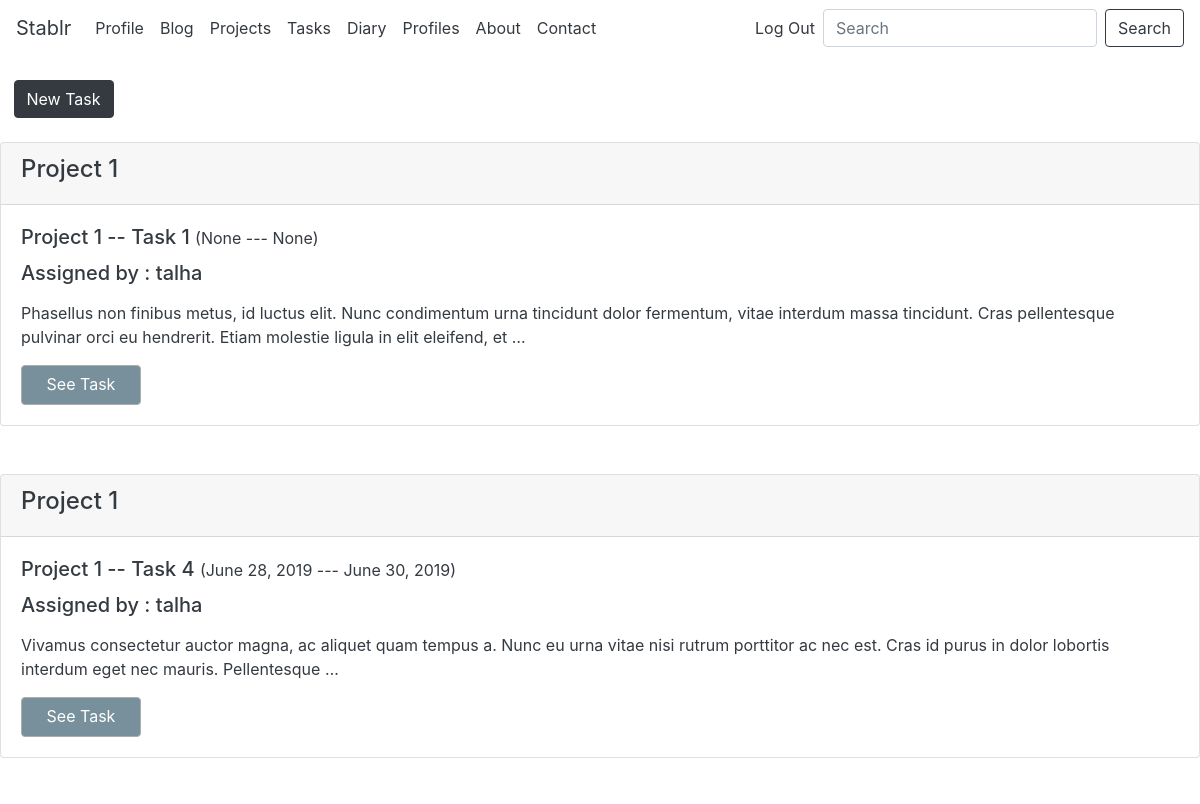
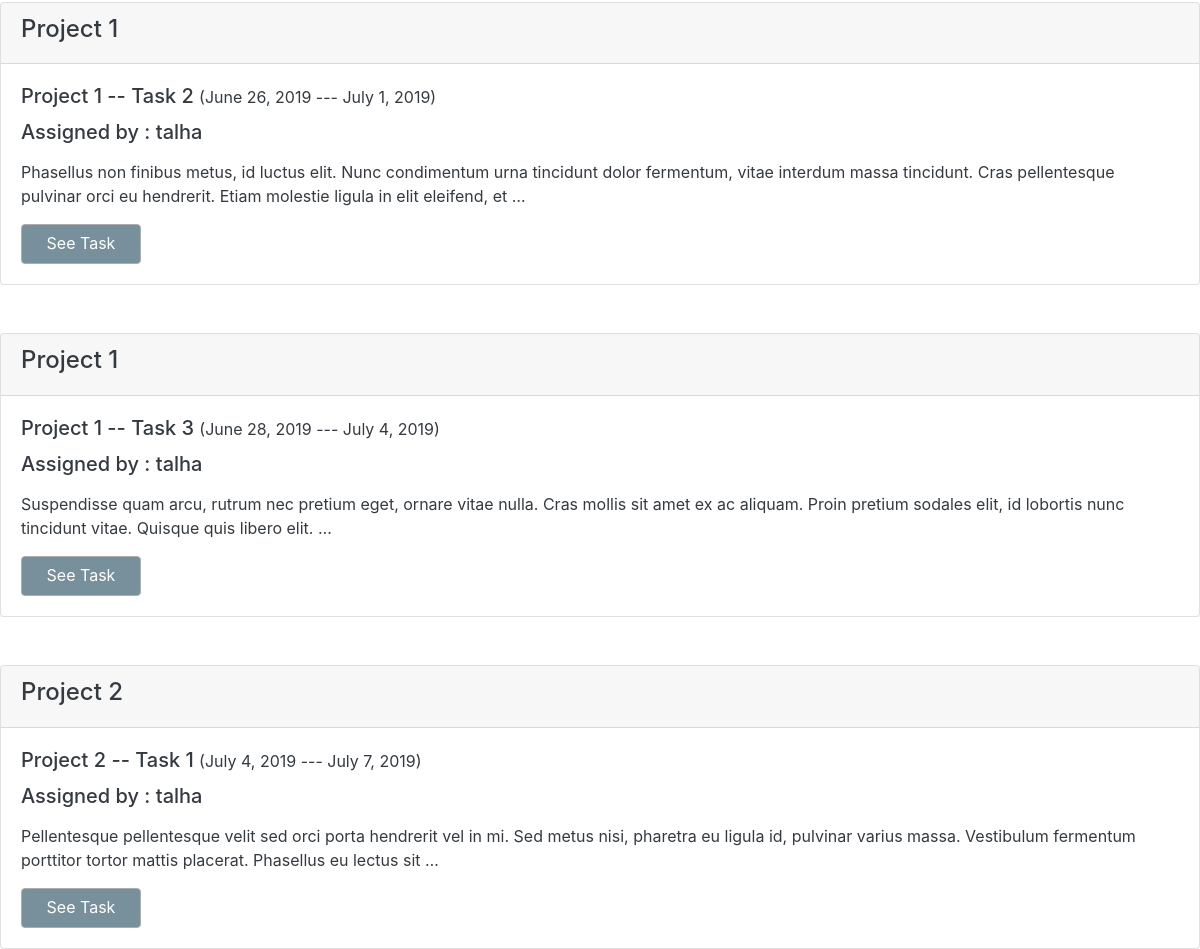
The app's page /tasks/ (signed in) with its own data (2 pictures, top to bottom).
### blog/models.py (models this page shows, shortened)
class Tasks(models.Model):
	associated_project = models.ForeignKey(Project,null=True,on_delete=models.SET_NULL,blank=False)
	taskgiver = models.ForeignKey(User,null=True,related_name="giver",on_delete=models.SET_NULL,blank=False)
	situation = models.CharField(choices=SITUATION,max_length=10,blank=False)
	title = models.CharField(max_length=30,null=True,blank=False)
	content = models.TextField(null=True,blank=False)
	startdate = models.DateField(auto_now=False,auto_now_add=False, null=True,blank=True)
	duedate = models.DateField(auto_now=False,auto_now_add=False, null=True,blank=True)
	class Meta:
		ordering=['duedate']
	def get_absolute_url(self):
		slugged_title = slugify(self.title)
		return f"{slugged_title}/{self.id}"

class Project(models.Model):
	projectowners = models.ManyToManyField(User,related_name="powner",blank=False)
	projectgiver = models.ForeignKey(User,null=True,related_name="pgiver",on_delete=models.SET_NULL,blank=False)
	progress = models.PositiveIntegerField(default=0,validators=[MinValueValidator(0),MaxValueValidator(100)],blank=False)
	title = models.CharField(max_length=30,null=True,blank=False)
	content = models.TextField(null=True,blank=False)
	startdate = models.DateField(auto_now=False,auto_now_add=False, null=True,blank=True)
	duedate = models.DateField(auto_now=False,auto_now_add=False, null=True,blank=True)
	class Meta:
		ordering=['-duedate']

### blog/views.py (the view)
# urls.py: path('tasks/',task_view),
@login_required
def task_view(request):
	if request.user.is_superuser:
		tasks = Tasks.objects.all()
		return render(request,'task_list.html',{'tasks': tasks})
	elif request.user.is_staff:
		tasks = Tasks.objects.filter(taskgiver=request.user)
		return render(request,'task_list.html',{'tasks': tasks})
	elif request.user.is_authenticated:
		projects = Project.objects.filter(projectowners__id__contains=request.user.id)
		tasks = Tasks.objects.filter(associated_project__in=projects)
		return render(request,'task_list.html',{'tasks':tasks})

### blog/templates/task_list.html (shortened to what this page needs)
{% extends "base.html" %}
{% block content %}
    {% if request.user.is_staff %}
    <br>
      &nbsp;&nbsp;  <a href="/tasks/create" class="btn btn-dark">New Task</a>
    <br>
    <br>
    {% endif %}
	{% for task in tasks %}
		{% include 'task_inline.html' with task=task %}
	{% endfor %}
{% endblock %}

### templates/base.html (shortened to what this page needs)
<!doctype html>
<html lang="en">
  <head>
    <link rel="stylesheet" href="https://stackpath.bootstrapcdn.com/bootstrap/4.3.1/css/bootstrap.min.css">
    <link rel="stylesheet" href="https://ajax.googleapis.com/ajax/libs/jqueryui/1.12.1/themes/smoothness/jquery-ui.css">
    {% load static %}
    <link rel="stylesheet" href="{% static 'img.css' %}" type="text/css">
  </head>
  <body class='bg'>
    {% include 'navbar.html' %}
    {% block content %}
    {% endblock %}
  </body>
</html>

### templates/navbar.html (shortened to what this page needs)
{% load static %}
<link href="{% static 'colors.css' %}" rel='stylesheet' type='text/css'>
<nav class="navbar navbar-expand-lg navbar-light transparent">
  <a class="navbar-brand text-dark" href="/">Stablr</a>
  <div class="collapse navbar-collapse" id="navbarSupportedContent">
    <ul class="navbar-nav mr-auto">
      {% if request.user.is_authenticated %}
      <li class="nav-item active">
        <a class="nav-link text-dark" href="/blog/profile/{{request.user.username}}">Profile <span class="sr-only">(current)</span></a>
      </li>
      <li class="nav-item">
        <a class="nav-link text-dark" href="/blog/">Blog</a>
      </li>
       <li class="nav-item active">
        <a class="nav-link text-dark" href="/projects"> Projects <span class="sr-only">(current)</span></a>
      </li>
       <li class="nav-item active">
        <a class="nav-link text-dark" href="/tasks">Tasks <span class="sr-only">(current)</span></a>
      </li>
      <li class="nav-item active">
        <a class="nav-link text-dark" href="/diaries">Diary <span class="sr-only">(current)</span></a>
      </li>
      <li class="nav-item active">
        <a class="nav-link text-dark" href="/blog/profiles"> Profiles <span class="sr-only">(current)</span></a>
      </li>
      {% endif %}
      <li class="nav-item">
        <a class="nav-link text-dark" href="/about/">About</a>
      </li>
      <li class="nav-item">
        <a class="nav-link text-dark" href="/contact/">Contact</a>
      </li>
    </ul>
    {% if request.user.is_authenticated %}
     <ul class="navbar-nav ml-auto">
            <li class="nav-item">
                <a class="nav-link text-dark" href="/logout/" >Log Out</a>
            </li>
        </ul>
    {% endif %}
    <form class="form-inline my-2 my-lg-0" action="/search/">
      <input class="form-control mr-sm-2" type="search" name='q' placeholder="Search" aria-label="Search">
      <button class="btn btn-outline-dark my-2 my-sm-0" type="submit">Search</button>
    </form>
  </div>
</nav>

### blog/templates/task_inline.html
{% load static %}
<link href="{% static 'colors.css' %}" rel='stylesheet' type='text/css'>
<div class="card mb-5 text-dark bg_color transparent">
  <div class="card-header font-weight-heavy">
   <h4> {{task.associated_project.title}} </h4>
  </div>
  <div class="card-body" >
    <h5 class="card-title">{{task.title}} <small class='text-dark'>({{task.startdate}} ---  {{task.duedate}})</small> </h5>
    <h5 class="card-title">Assigned by : {{task.taskgiver.username}} </h5>
    <p class="card-text">{{ task.content|linebreaks|truncatewords:30 }}</p>
    <a href="/tasks/{{ task.get_absolute_url }}" class="btn btn-style" style="width:120px;height:40px;">See Task</a>
  </div>
</div>

### staticfiles/img.css (style rules this page uses)
body, html { height: 100%; }
.bg { background-image: url("https://mdbootstrap.com/img/Photos/Horizontal/Nature/full%20page/img(11).jpg"); height: 50%; background-position: center; background-repeat: no-repeat; background-size: cover; background-attachment: fixed; }

### staticfiles/colors.css (style rules this page uses)
.bg_color { background-size: cover; color: #fff; background-color: #607d8b; }
.transparent { background:rgba(255,255,255,0.5); }
.btn-style { color: #fff; background-color: #78909c; border-color: #adadad; width: 33.3%; }

### records on screen
Tasks: associated_project "Project 1", title "Project 1 -- Task 1", startdate "None", duedate "None", taskgiver.username "talha", content "Phasellus non finibus metus, id luctus elit. Nunc condimentum urna tincidunt dolor fermentum, vitae interdum massa tincidunt. Cras pellentesque pulvinar orci eu hendrerit. Etiam molestie ligula in elit eleifend, et …"
Tasks: associated_project "Project 1", title "Project 1 -- Task 4", startdate "June 28, 2019", duedate "June 30, 2019", taskgiver.username "talha", content "Vivamus consectetur auctor magna, ac aliquet quam tempus a. Nunc eu urna vitae nisi rutrum porttitor ac nec est. Cras id purus in dolor lobortis interdum eget nec mauris. Pellentesque …"
Tasks: associated_project "Project 1", title "Project 1 -- Task 2", startdate "June 26, 2019", duedate "July 1, 2019", taskgiver.username "talha", content "Phasellus non finibus metus, id luctus elit. Nunc condimentum urna tincidunt dolor fermentum, vitae interdum massa tincidunt. Cras pellentesque pulvinar orci eu hendrerit. Etiam molestie ligula in elit eleifend, et …"
Tasks: associated_project "Project 1", title "Project 1 -- Task 3", startdate "June 28, 2019", duedate "July 4, 2019", taskgiver.username "talha", content "Suspendisse quam arcu, rutrum nec pretium eget, ornare vitae nulla. Cras mollis sit amet ex ac aliquam. Proin pretium sodales elit, id lobortis nunc tincidunt vitae. Quisque quis libero elit. …"
Tasks: associated_project "Project 2", title "Project 2 -- Task 1", startdate "July 4, 2019", duedate "July 7, 2019", taskgiver.username "talha", content "Pellentesque pellentesque velit sed orci porta hendrerit vel in mi. Sed metus nisi, pharetra eu ligula id, pulvinar varius massa. Vestibulum fermentum porttitor tortor mattis placerat. Phasellus eu lectus sit …"
